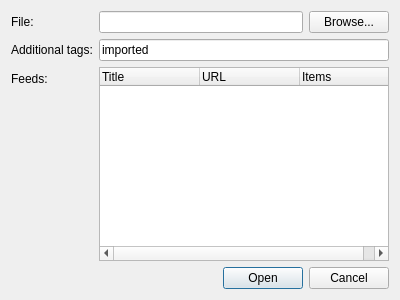
<?xml version="1.0" encoding="UTF-8"?>
<ui version="4.0">
 <class>ImportBinary</class>
 <widget class="QDialog" name="ImportBinary">
  <property name="geometry">
   <rect>
    <x>0</x>
    <y>0</y>
    <width>400</width>
    <height>300</height>
   </rect>
  </property>
  <property name="windowTitle">
   <string>Import from binary file</string>
  </property>
  <layout class="QFormLayout" name="formLayout">
   <property name="fieldGrowthPolicy">
    <enum>QFormLayout::AllNonFixedFieldsGrow</enum>
   </property>
   <item row="0" column="0">
    <widget class="QLabel" name="label">
     <property name="text">
      <string>File:</string>
     </property>
    </widget>
   </item>
   <item row="0" column="1">
    <layout class="QHBoxLayout" name="horizontalLayout">
     <item>
      <widget class="QLineEdit" name="File_"/>
     </item>
     <item>
      <widget class="QPushButton" name="Browse_">
       <property name="text">
        <string>Browse...</string>
       </property>
      </widget>
     </item>
    </layout>
   </item>
   <item row="1" column="0">
    <widget class="QLabel" name="label_2">
     <property name="text">
      <string>Additional tags:</string>
     </property>
    </widget>
   </item>
   <item row="1" column="1">
    <widget class="QLineEdit" name="AdditionalTags_">
     <property name="text">
      <string>imported</string>
     </property>
    </widget>
   </item>
   <item row="2" column="0">
    <widget class="QLabel" name="label_3">
     <property name="text">
      <string>Feeds:</string>
     </property>
    </widget>
   </item>
   <item row="2" column="1">
    <widget class="QTreeWidget" name="FeedsToImport_">
     <column>
      <property name="text">
       <string>Title</string>
      </property>
     </column>
     <column>
      <property name="text">
       <string>URL</string>
      </property>
     </column>
     <column>
      <property name="text">
       <string>Items</string>
      </property>
     </column>
    </widget>
   </item>
   <item row="3" column="1">
    <widget class="QDialogButtonBox" name="ButtonBox_">
     <property name="orientation">
      <enum>Qt::Horizontal</enum>
     </property>
     <property name="standardButtons">
      <set>QDialogButtonBox::Cancel|QDialogButtonBox::Open</set>
     </property>
    </widget>
   </item>
  </layout>
 </widget>
 <resources/>
 <connections>
  <connection>
   <sender>ButtonBox_</sender>
   <signal>accepted()</signal>
   <receiver>ImportBinary</receiver>
   <slot>accept()</slot>
   <hints>
    <hint type="sourcelabel">
     <x>248</x>
     <y>254</y>
    </hint>
    <hint type="destinationlabel">
     <x>157</x>
     <y>274</y>
    </hint>
   </hints>
  </connection>
  <connection>
   <sender>ButtonBox_</sender>
   <signal>rejected()</signal>
   <receiver>ImportBinary</receiver>
   <slot>reject()</slot>
   <hints>
    <hint type="sourcelabel">
     <x>316</x>
     <y>260</y>
    </hint>
    <hint type="destinationlabel">
     <x>286</x>
     <y>274</y>
    </hint>
   </hints>
  </connection>
 </connections>
</ui>
